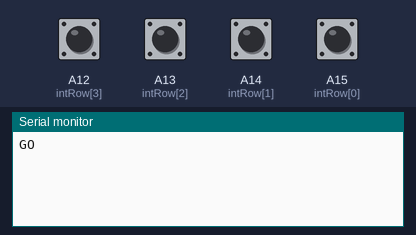
Bench run of a sketch on a simulated Arduino Mega 2560, built with avr-gcc and run on an emulated ATmega2560. On the bench: the last lines printed to the serial monitor. The inputs (shaded band) are chosen by the test bench; at power-on: A12 (intRow[3]), A13 (intRow[2]), A14 (intRow[1]), A15 (intRow[0]) HIGH.

Above: at 1.2 s.
1.3 s: A12 (intRow[3]) pulled LOW for 0.15 s
At 2.1 s:
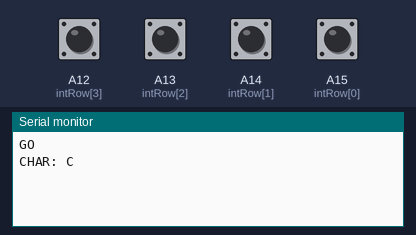
2.9 s: A13 (intRow[2]) pulled LOW for 0.15 s
At 3.3 s:
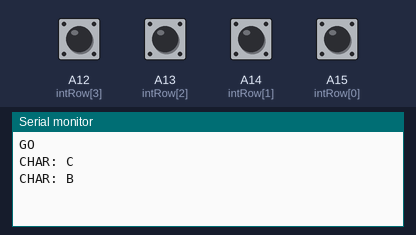
4.5 s: A14 (intRow[1]) pulled LOW for 0.15 s
At 5.7 s:
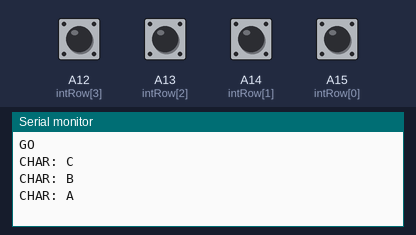

The sketch:

intKeyb.ino
```cpp
#define TBASE      100
#define nstep     1000
#define ROWS      4
#define COLS      4

const unsigned long DEBOUNCETIME = 50;
volatile unsigned long previousMillis = 0;
volatile unsigned short numberOfButtonInterrupts = 0;
volatile bool lastState;
bool prevState;
unsigned long prec=0;
unsigned long step = 0;
// Arduino Uno source
int keyInterrupt = 2;
volatile unsigned short row = -1;
volatile unsigned short col = -1;

char hexaKeys[ROWS][COLS] = {
  {'1', '2', '3', 'A'},
  {'4', '5', '6', 'B'},
  {'7', '8', '9', 'C'},
  {'*', '0', '#', 'D'}
};
//Arduino Mega
byte intRow[ROWS] = {A15, A14, A13, A12};
byte intCols[COLS] = {A11, A10, A9, A8};

void debounce(){
   // sezione critica
   // protegge previousMillis che, essendo a 16it, potrebbe essere danneggiata se interrotta da un interrupt
   // numberOfButtonInterrupts ï¿½ 8bit e non ï¿½ danneggiabile ne in lettura ne in scrittura
   noInterrupts();
   // il valore lastintTime potrï¿½ essere in seguito letto interrotto ma non danneggiato
   unsigned long lastintTime = previousMillis;
   //bool ls = lastState;
   interrupts();

   if ((numberOfButtonInterrupts != 0) //flag interrupt! Rimbalzo o valore sicuro?
        && (millis() - lastintTime > DEBOUNCETIME ) //se ï¿½ passato il transitorio
		&& prevState != lastState // elimina transizioni anonale LL o HH
		&& digitalRead(intRow[row]) == lastState
	  ) //coincide con il valore di un polling
    {
    //Serial.print("HIT: "); Serial.print(numberOfButtonInterrupts);
    numberOfButtonInterrupts = 0; // reset del flag

    prevState = lastState;
    if(lastState){ // fronte di salita
		//Serial.println(" in SALITA");
    }else{
		//Serial.println(" in DISCESA");
	    //Serial.print(row); Serial.print(" - "); Serial.println(col);
	    doBtnAction(row, col);
    }
  }
}

ISR (PCINT2_vect) // handle pin change interrupt for D8 to D13 here
{
  previousMillis = millis(); // tempo evento
  // default rilascio: fronte di salita su un tasto qualsiasi (0,0)
  row = 0;
  lastState = HIGH;
  unsigned short rowState = -1;
  col = -1;
  if ((lastState = digitalRead(intRow[0]))==0) {row = rowState = 0;}
  else if ((lastState = digitalRead(intRow[1]))==0) {row = rowState = 1;}
  else if ((lastState = digitalRead(intRow[2]))==0) {row = rowState = 2;}
  else if ((lastState = digitalRead(intRow[3]))==0) {row = rowState = 3;}
  // Scan column
  if (rowState != -1) {
    digitalWrite(intCols[0], HIGH);
    if (col == -1 && digitalRead(intRow[row])==1) {
      col = 0;
    }
    digitalWrite(intCols[0], LOW);
    digitalWrite(intCols[1], HIGH);
    if (col == -1 && digitalRead(intRow[row])==1) {
      col = 1;
    }
    digitalWrite(intCols[1], LOW);
    digitalWrite(intCols[2], HIGH);
    if (col == -1 && digitalRead(intRow[row])==1) {
      col = 2;
    }
    digitalWrite(intCols[2], LOW);
    digitalWrite(intCols[3], HIGH);
    if (col == -1 && digitalRead(intRow[row])==1) {
      col = 3;
    }
    digitalWrite(intCols[3], LOW);
  }
  PCIFR |= (1 << PCIF2);   // clear any outstanding interrupts
  //PCICR |= (1 << PCIE2);   // set change interrupt
  numberOfButtonInterrupts++; // contatore rimbalzi
}

void setup() {
  // Open serial communications and wait for port to open:
  Serial.begin(115200);
  while (!Serial) {}

  pinMode(intCols[0], OUTPUT);
  digitalWrite(intCols[0], LOW);
  pinMode(intCols[1], OUTPUT);
  digitalWrite(intCols[1], LOW);
  pinMode(intCols[2], OUTPUT);
  digitalWrite(intCols[2], LOW);
  pinMode(intCols[3], OUTPUT);
  digitalWrite(intCols[3], LOW);

  pinMode(intRow[0], INPUT_PULLUP);
  pinMode(intRow[1], INPUT_PULLUP);
  pinMode(intRow[2], INPUT_PULLUP);
  pinMode(intRow[3], INPUT_PULLUP);
  prevState = HIGH; // si parte da pulsante rilasciato

  Serial.println("GO");
  //Arduino Mega interrupts settings
  PCIFR |= (1 << PCIF2);   // clear any outstanding interrupts
  PCICR |= (1 << PCIE2);   // set change interrupt

  PCMSK2 |= (1 << PCINT20); //Set PCINT20 (Analog input A12) to trigger an interrupt on state change.
  PCMSK2 |= (1 << PCINT21); //Set PCINT21 (Analog input A13) to trigger an interrupt on state change.
  PCMSK2 |= (1 << PCINT22); //Set PCINT22 (Analog input A14) to trigger an interrupt on state change.
  PCMSK2 |= (1 << PCINT23); //Set PCINT23 (Analog input A15) to trigger an interrupt on state change.
}

void loop() {
  debounce();
}

void doBtnAction(unsigned short row, unsigned short col){
  Serial.print("CHAR: ");
  Serial.println(hexaKeys[row][col]);
}
```

Measured:
- after the input at 1.3 s, the serial monitor: prints a new line after 0.05 s (image 1)
- after the input at 2.9 s, the serial monitor: prints a new line after 0.05 s (image 2)
- after the input at 4.5 s, the serial monitor: prints a new line after 0.05 s (image 3)
